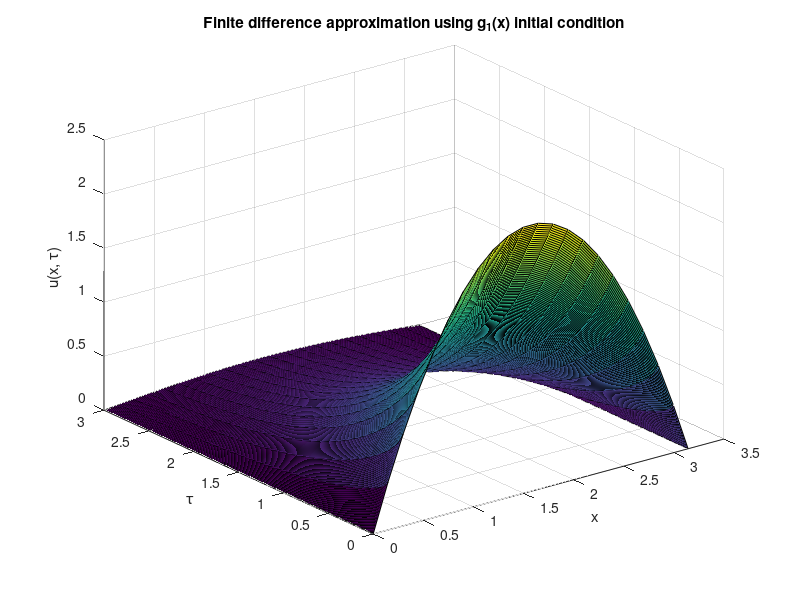
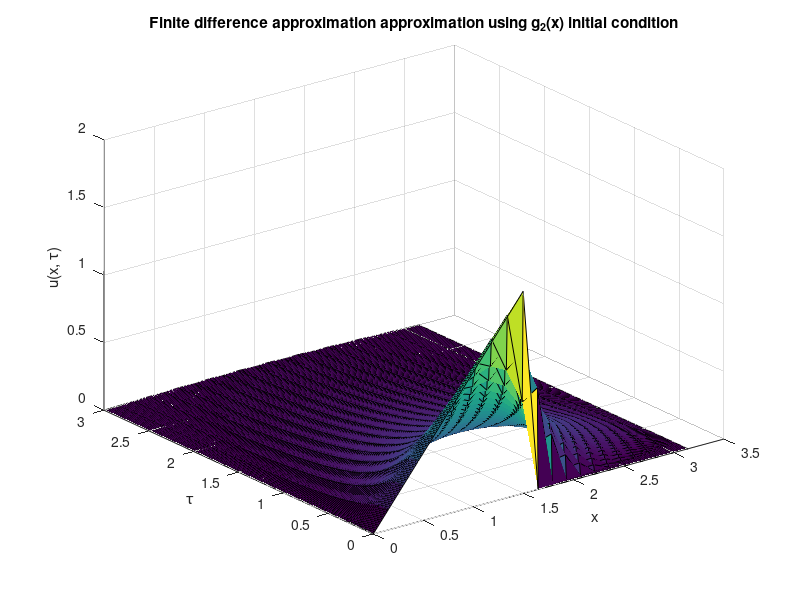

Recreate these plots in MATLAB, in order.
%___SETTING time spatial step size and bounds
dtau = 1e-2; % time step size
dx = sqrt(2*dtau); % spatial step size
x_lowerbound = 0;
x_upperbound = pi;
tau_lowerbound = 0;
tau_upperbound = 3;
Nx = round(x_upperbound/dx); % num time steps
Ntau = round(tau_upperbound/dtau); % num spatial steps
x = linspace(x_lowerbound, x_upperbound, Nx);
tau = linspace(tau_lowerbound, tau_upperbound, Ntau);

%___SETTING boundary and initial conditions
g1 = @(x) x.*(pi-x);
g2 = @(x) x.*(x<pi/2);
U1 = zeros(Nx, Ntau); % Nx by Ntau grid
U1(1, :) = 0; % Boundary condition at x = 0
U1(Nx, :) = 0; % Boundary condition at x = pi
U1(:, 1) = g1(x); % Initial condition at tau = 0

U2 = zeros(Nx, Ntau); % Nx by Ntau grid
U2(1, :) = 0; % Boundary condition at x = 0
U2(Nx, :) = 0; % Boundary condition at x = pi
U2(:, 1) = g2(x); % Initial condition at tau = 0

%___CALCULATE finite difference approximation
for n = 2:Ntau
    for j = 2:Nx-1
        U1(j, n) = U1(j, n-1) + 0.5*(U1(j+1, n-1) - 2 * U1(j, n-1) + U1(j-1, n-1));
    end
end

for n = 2:Ntau
    for j = 2:Nx-1
        U2(j, n) = U2(j, n-1) + 0.5*(U2(j+1, n-1) - 2 * U2(j, n-1) + U2(j-1, n-1));
    end
end


figure;
surf(x,tau,U1')
xlabel('x');
ylabel('\tau');
zlabel('u(x, \tau)');
title('Finite difference approximation using g_1(x) initial condition');

figure;
surf(x,tau,U2')
xlabel('x');
ylabel('\tau');
zlabel('u(x, \tau)');
title('Finite difference approximation approximation using g_2(x) initial condition');

